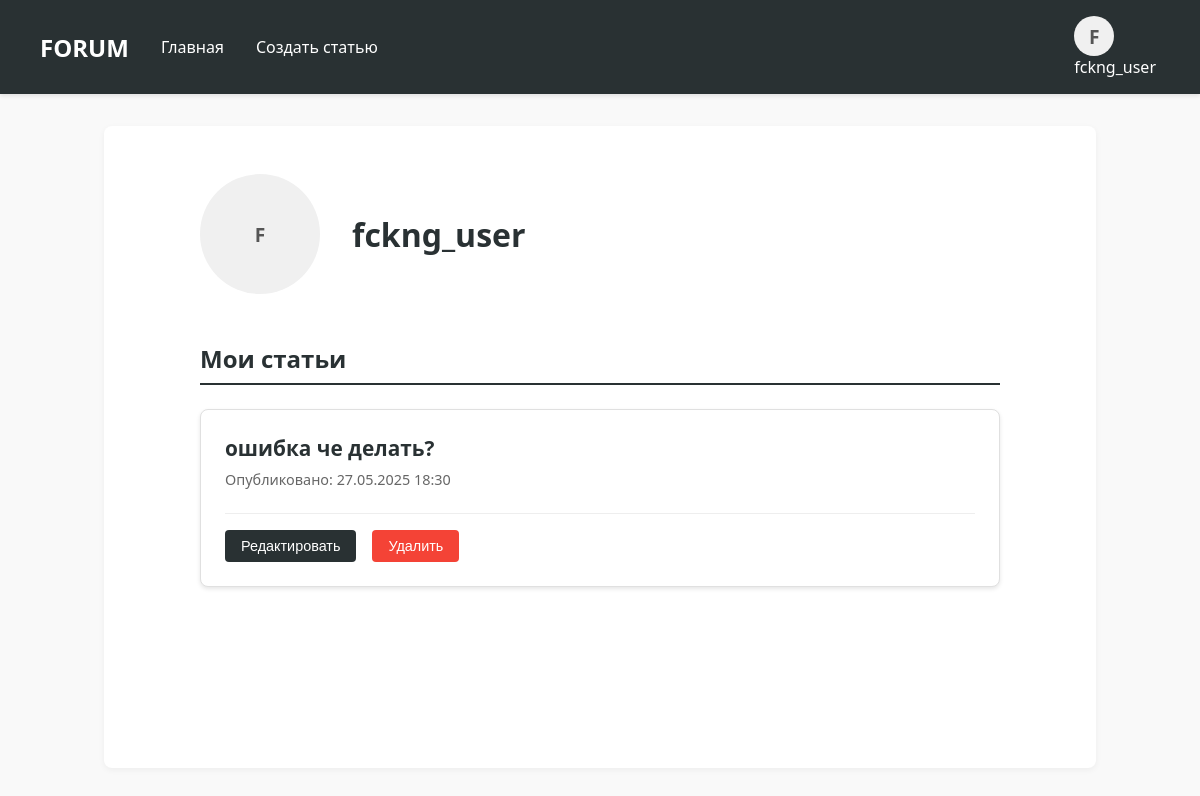
The page /profile/ (signed in) on the database as committed earlier.
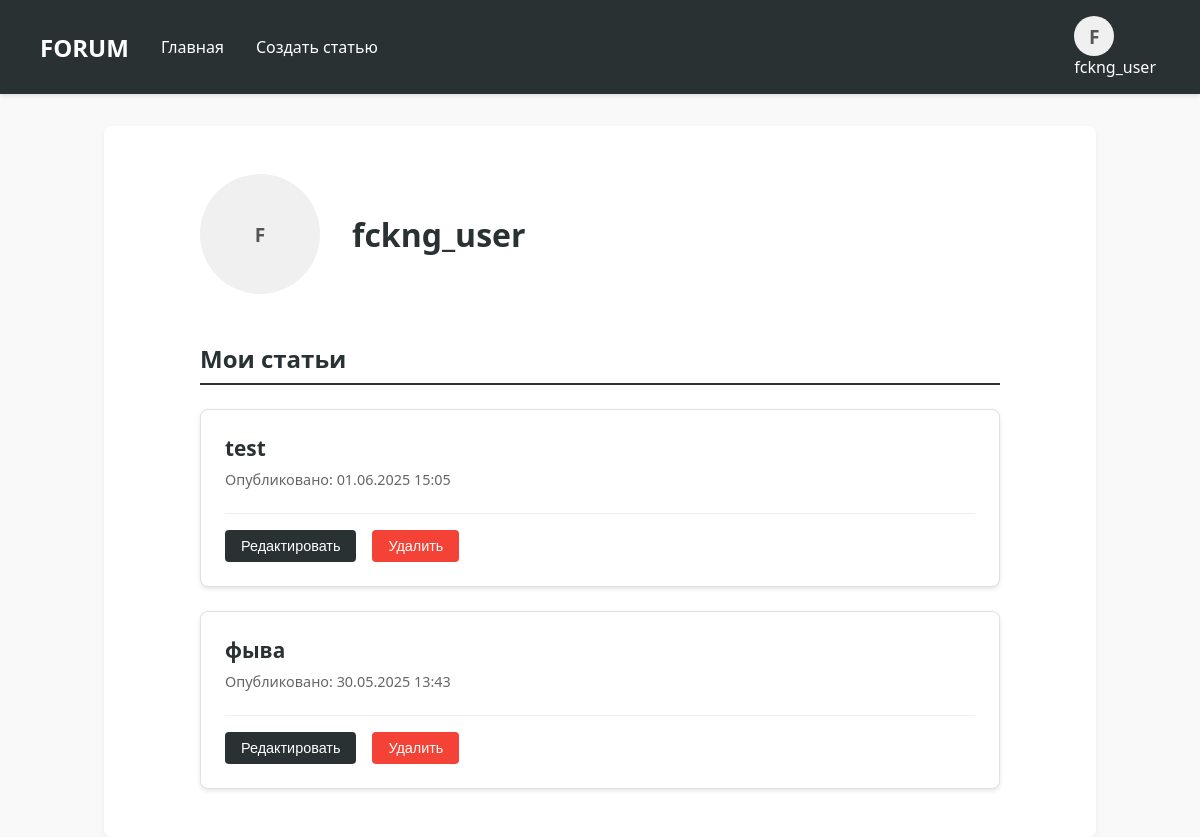
The same page on the database as committed later.
### forumApp/models.py (models this page shows, shortened)
class Articles(models.Model):
    name = models.CharField(max_length=255)
    content = models.TextField()
    author = models.ForeignKey(
        User,
        on_delete=models.CASCADE,
        default=1
    )
    created_at = models.DateTimeField(default=timezone.now)

### forumApp/views.py (the view)
# urls.py: path('profile/', views.profile_page, name='profile'),
def profile_page(request):
    if not request.user.is_authenticated:
        return redirect('login')
    user_articles = Articles.objects.filter(author=request.user).order_by('-id')
    context = {
        'user': request.user,
        'user_articles': user_articles,
    }
    return render(request, 'profile.html', context)

### forumApp/templates/profile.html (shortened to what this page needs)
{% extends 'base.html' %}
{% load static %}
{% block extra_css %}
<link rel="stylesheet" href="{% static 'css/profile.css' %}">
{% endblock %}
{% block content %}
<div class="profile-container">
    <div class="profile-header">
        <div class="profile-avatar">
            {% if user.profile.avatar %}
                <img src="{{ user.profile.avatar.url }}" alt="Аватар" class="avatar-img">
            {% else %}
                <div class="avatar-default">{{ user.username|first|upper }}</div>
            {% endif %}
        </div>
        <h1 class="profile-name">{{ user.get_full_name|default:user.username }}</h1>
    </div>
    <div class="profile-articles">
        <h2>Мои статьи</h2>
        <div class="articles-list">
            {% for article in user_articles %}
            <div class="article-card" id="article-{{ article.id }}">
                <div class="article-content" id="content-{{ article.id }}">
                    <h3 class="article-title">{{ article.name }}</h3>
                    <p class="article-date">Опубликовано: {{ article.created_at|date:"d.m.Y H:i" }}</p>
                </div>
                <div class="article-actions">
                    <button class="edit-btn" onclick="toggleEditForm({{ article.id }})">Редактировать</button>
                    <form action="{% url 'article_delete' article.id %}" method="post" class="delete-form">
                        <button type="submit" class="delete-btn" onclick="return confirm('Вы уверены, что хотите удалить эту статью?')">
                            Удалить
                        </button>
                    </form>
                </div>
            </div>
            {% empty %}
            <p class="no-articles">У вас пока нет статей</p>
            {% endfor %}
        </div>
    </div>
</div>
{% endblock %}

Rows that differ between the two databases and show on the page:
removed Articles: name "ошибка че делать?", created_at "27.05.2025 18:30"
added Articles: name "test", created_at "01.06.2025 15:05"
added Articles: name "фыва", created_at "30.05.2025 13:43"
